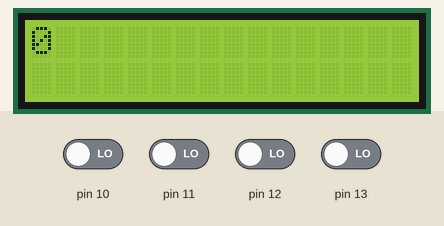
A sketch run on a simulated Arduino Uno, built with avr-gcc and run on an emulated ATmega328P. Shown: 16×2 character LCD. The test bench sets the inputs (shaded band); at power-on: pin 10–13 LOW.

Above: at 1.2 s.
1.3 s: pin 10 driven HIGH
4.5 s: pin 11 driven HIGH
At 5.8 s:
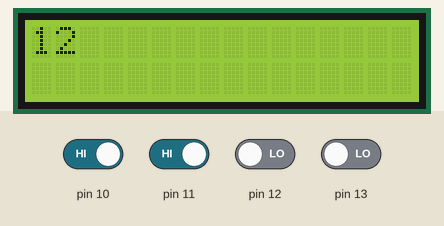
7.5 s: pin 12 driven HIGH
At 8.7 s:
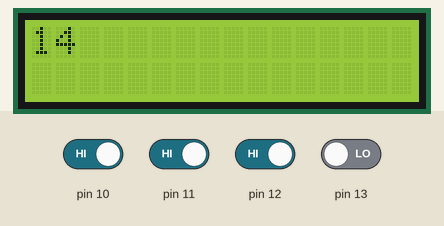
10.5 s: pin 13 driven HIGH
At 11.4 s:
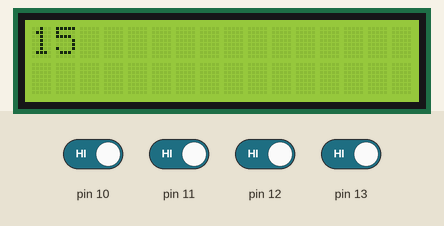
13.6 s: pin 10 driven LOW
At 14.9 s:
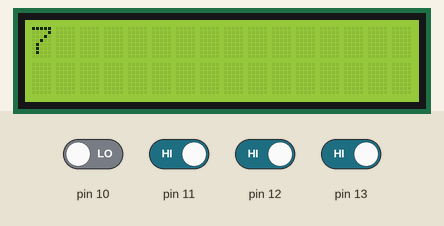
16.6 s: pin 11 driven LOW
At 17.9 s:
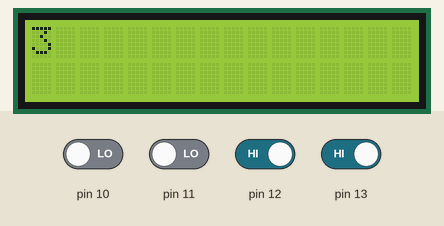
Timing chart, 0 to 19.6 s (numbered marks = the images above; inputs shaded):
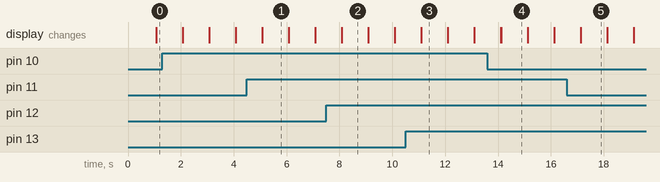

Measured:
- after the input at 4.5 s, the display: first differs from a run without the input after 0.58 s (image 1)
- after the input at 7.5 s, the display: first differs from a run without the input after 0.59 s (image 2)
- after the input at 10.5 s, the display: first differs from a run without the input after 0.60 s (image 3)
- after the input at 13.6 s, the display: first differs from a run without the input after 0.51 s (image 4)
- after the input at 16.6 s, the display: first differs from a run without the input after 0.52 s (image 5)
- what the display in image 1 shows lasts 1.0 s, from 5.1 s to 6.1 s

The sketch:

output_lcd.ino
```cpp
#include <LiquidCrystal.h> // includes the LiquidCrystal Library
LiquidCrystal lcd(1, 2, 4, 5, 6, 7); // Creates an LC object. Parameters: (rs, enable, d4, d5, d6, d7)
void setup() {
 lcd.begin(16,2);
 pinMode(10,INPUT);
 pinMode(11,INPUT);
 pinMode(12,INPUT);
 pinMode(13,INPUT);
 // Initializes the interface to the LCD screen, and specifies the dimensions (width and height) of the display }
}
void loop() {
 boolean output[]={0,0,0,0};
 output[0]=digitalRead(10);
 output[1]=digitalRead(11);
 output[2]=digitalRead(12);
 output[3]=digitalRead(13);
 float n=convertBinToDec(output);
 int m=(int)n;
 if (m<n){
   m+=1;
 }

 lcd.print(m); // Prints "Arduino" on the LCD
 delay(1000); // 3 seconds delay
 lcd.clear(); // Clears the LCD screen
}
float convertBinToDec(boolean Bint[]) {
  float ReturnInt = 0;
  for(int i = 0;i<4;i++) {
    ReturnInt+=(pow(2,3-i)*(int(Bint[i])));
    //Serial.println(pow(2,4-i)*int(Bint[i]));
  }
  return ReturnInt;
}
```
